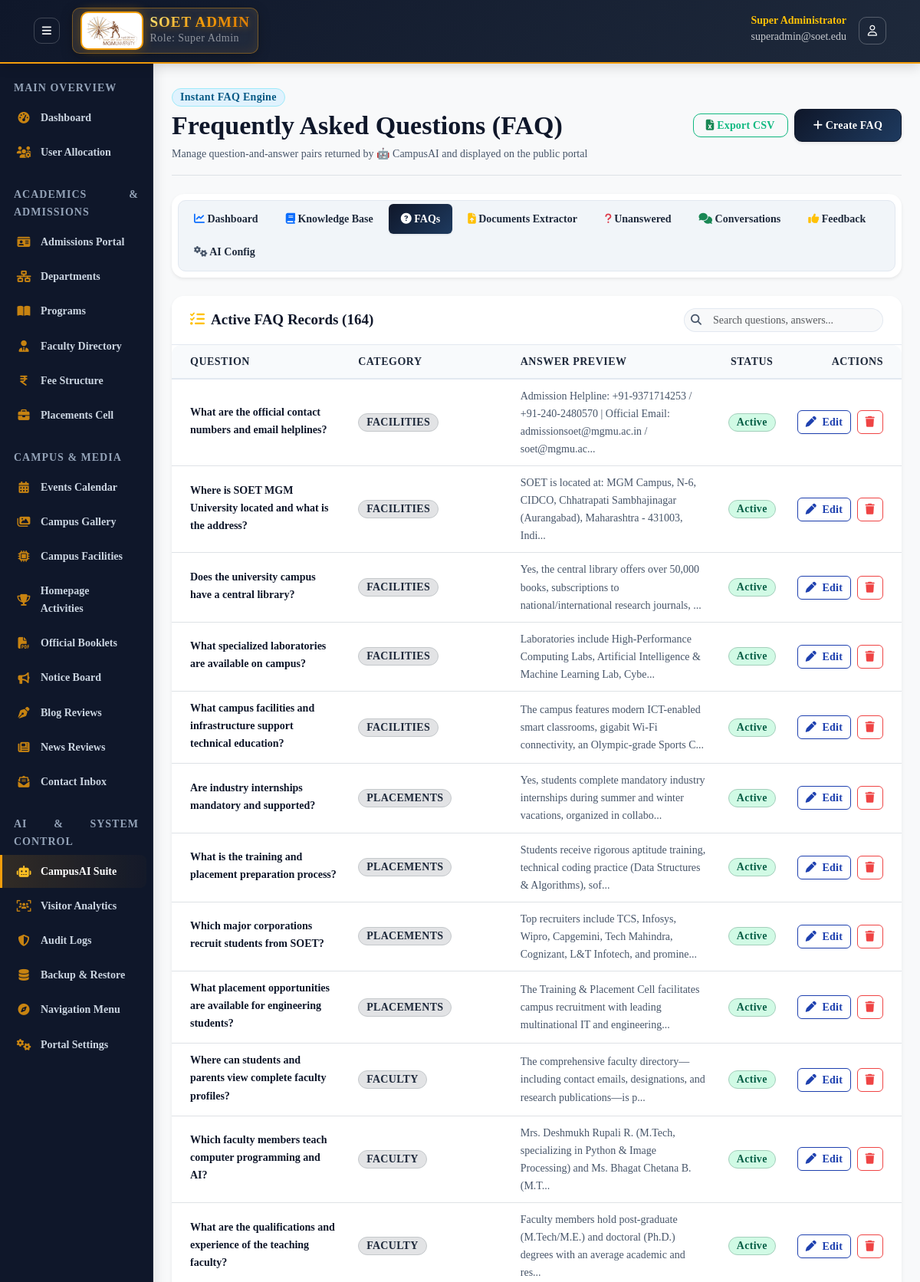
Screenshot of /admin/ai-chatbot/faq.php (signed in, upper part) with the database file from the repository.
### tables this page shows
CREATE TABLE `faq` (
  `id` int(11) NOT NULL AUTO_INCREMENT,
  `question` varchar(255) NOT NULL,
  `answer` text NOT NULL,
  `category` varchar(50) DEFAULT 'general',
  `keywords` varchar(255) DEFAULT NULL,
  `status` enum('active','inactive') DEFAULT 'active',
  `created_at` timestamp NOT NULL DEFAULT current_timestamp(),
  `updated_at` timestamp NOT NULL DEFAULT current_timestamp() ON UPDATE current_timestamp(),
  PRIMARY KEY (`id`),
  FULLTEXT KEY `ft_faq` (`question`,`answer`,`keywords`)
);

### core/Database.php (called while the page is built, shortened)
<?php
class Database
{
    private static ?Database $instance = null;
    private PDO $pdo;
    private function __construct()
    {
        $options = [
            PDO::ATTR_ERRMODE            => PDO::ERRMODE_EXCEPTION,
            PDO::ATTR_DEFAULT_FETCH_MODE => PDO::FETCH_ASSOC,
            PDO::ATTR_EMULATE_PREPARES   => false,
            PDO::ATTR_TIMEOUT            => 3,
        ];
        $rawHost = defined('DB_HOST') ? DB_HOST : '127.0.0.1';
        $port = defined('DB_PORT') ? DB_PORT : '3307';
        $dbName = defined('DB_NAME') ? DB_NAME : 'soet_college';
        $dbUser = defined('DB_USER') ? DB_USER : 'root';
        $dbPass = defined('DB_PASS') ? DB_PASS : '';
        $charset = defined('DB_CHARSET') ? DB_CHARSET : 'utf8mb4';
        $host = $rawHost;
        $dsnCandidates = [
            "mysql:host={$host};port={$port};dbname={$dbName};charset={$charset}",
            "mysql:host=127.0.0.1;port=3307;dbname={$dbName};charset={$charset}",
            "mysql:host=localhost;port=3307;dbname={$dbName};charset={$charset}",
            "mysql:host=127.0.0.1;port=3306;dbname={$dbName};charset={$charset}",
            "mysql:host=localhost;dbname={$dbName};charset={$charset}"
        ];
        $firstException = null;
        foreach (array_unique($dsnCandidates) as $dsn) {
            try {
                $this->pdo = new PDO($dsn, $dbUser, $dbPass, $options);
                return;
            } catch (PDOException $e) {
                if ($firstException === null) {
                    $firstException = $e;
                }
                $lastException = $e;
            }
        }
    }
    public static function getInstance(): Database
    {
        if (self::$instance === null) {
            self::$instance = new self();
        }
        return self::$instance;
    }
    public function query(string $sql, array $params = []): PDOStatement
    {
        $stmt = $this->pdo->prepare($sql);
        $stmt->execute($params);
        return $stmt;
    }
    public function fetchAll(string $sql, array $params = []): array
    {
        return $this->query($sql, $params)->fetchAll();
    }
}

### includes/functions.php (called while the page is built, shortened)
<?php
function truncate(string $text, int $length = 150): string
{
    if (strlen($text) <= $length) return $text;
    return substr($text, 0, $length) . '...';
}

### admin/ai-chatbot/faq.php (the view, shortened to what this page needs)
<?php
$db = Database::getInstance();
include_once __DIR__ . '/../../admin/includes/header.php';
$faqs = $db->fetchAll("SELECT * FROM faq ORDER BY id DESC");
?>
<div class="d-flex justify-content-between align-items-center pt-2 pb-3 mb-4 border-bottom flex-wrap gap-2">
    <div>
        <div class="d-flex align-items-center gap-2 mb-1">
            <span class="badge bg-info-subtle text-info border border-info-subtle rounded-pill px-2.5 py-1" style="font-size: 14px;">Instant FAQ Engine</span>
        </div>
        <h2 class="font-display fw-extrabold text-dark mb-1">Frequently Asked Questions (FAQ)</h2>
        <p class="text-muted small mb-0">Manage question-and-answer pairs returned by 🤖 CampusAI and displayed on the public portal</p>
    </div>
    <div class="d-flex gap-2 align-items-center flex-wrap">
        <a href="faq.php?action=export_csv" class="btn btn-outline-success btn-sm rounded-pill px-3 shadow-xs font-semibold">
            <i class="fa-solid fa-file-excel me-1.5 text-success"></i> Export CSV
        </a>
        <a href="faq.php?action=add" class="btn btn-primary btn-sm rounded-pill px-3.5 shadow-sm hover-lift font-semibold">
            <i class="fa-solid fa-plus me-1.5"></i> Create FAQ
        </a>
    </div>
</div>
<div class="card border-0 shadow-sm rounded-4 bg-white p-2 mb-4">
    <ul class="nav nav-pills gap-1 flex-wrap" id="aiSubNav">
        <li class="nav-item"><a class="nav-link rounded-pill font-semibold px-3 py-2 text-sm text-secondary" href="index.php"><i class="fa-solid fa-chart-line me-1.5 text-primary"></i> Dashboard</a></li>
        <li class="nav-item"><a class="nav-link rounded-pill font-semibold px-3 py-2 text-sm text-secondary" href="knowledge-base.php"><i class="fa-solid fa-book me-1.5 text-primary"></i> Knowledge Base</a></li>
        <li class="nav-item"><a class="nav-link active rounded-pill font-semibold px-3 py-2 text-sm" href="faq.php"><i class="fa-solid fa-circle-question me-1.5"></i> FAQs</a></li>
        <li class="nav-item"><a class="nav-link rounded-pill font-semibold px-3 py-2 text-sm text-secondary" href="documents.php"><i class="fa-solid fa-file-arrow-up me-1.5 text-warning"></i> Documents Extractor</a></li>
        <li class="nav-item"><a class="nav-link rounded-pill font-semibold px-3 py-2 text-sm text-secondary" href="unanswered.php"><i class="fa-solid fa-question me-1.5 text-danger"></i> Unanswered</a></li>
        <li class="nav-item"><a class="nav-link rounded-pill font-semibold px-3 py-2 text-sm text-secondary" href="conversations.php"><i class="fa-solid fa-comments me-1.5 text-success"></i> Conversations</a></li>
        <li class="nav-item"><a class="nav-link rounded-pill font-semibold px-3 py-2 text-sm text-secondary" href="feedback.php"><i class="fa-solid fa-thumbs-up me-1.5 text-warning"></i> Feedback</a></li>
        <li class="nav-item"><a class="nav-link rounded-pill font-semibold px-3 py-2 text-sm text-secondary" href="settings.php"><i class="fa-solid fa-gears me-1.5 text-muted"></i> AI Config</a></li>
    </ul>
</div>
<div class="card border-0 shadow-sm rounded-4 overflow-hidden">
    <div class="card-header bg-white py-3 px-4 d-flex justify-content-between align-items-center flex-wrap gap-2">
        <h5 class="font-display fw-bold text-dark mb-0">
            <i class="fa-solid fa-list-check text-warning me-2"></i>Active FAQ Records (<?php echo count($faqs); ?>)
        </h5>
        <div class="input-group input-group-sm" style="max-width: 260px;">
            <span class="input-group-text bg-light border-end-0 rounded-start-pill"><i class="fa-solid fa-magnifying-glass text-muted"></i></span>
            <input type="text" id="faqSearchInput" class="form-control bg-light border-start-0 rounded-end-pill" placeholder="Search questions, answers...">
        </div>
    </div>
    <div class="card-body p-0">
        <div class="table-responsive">
            <table class="table table-hover align-middle mb-0" id="faqTable">
                <thead class="table-light text-secondary text-uppercase text-xs tracking-wider">
                    <tr>
                        <th class="ps-4" style="width: 35%;">Question</th>
                        <th>Category</th>
                        <th style="width: 40%;">Answer Preview</th>
                        <th class="text-center">Status</th>
                        <th class="text-end pe-4">Actions</th>
                    </tr>
                </thead>
                <tbody class="divide-y">
                    <?php if (empty($faqs)): ?>
                        <tr><td colspan="5" class="text-center py-5 text-muted">No FAQ records added yet.</td></tr>
                    <?php else: ?>
                        <?php foreach ($faqs as $f): ?>
                            <tr>
                                <td class="ps-4">
                                    <div class="fw-bold text-dark mb-1"><?php echo htmlspecialchars($f['question']); ?></div>
                                </td>
                                <td>
                                    <span class="badge bg-secondary-subtle text-secondary border border-secondary-subtle rounded-pill px-2.5 py-1 text-xs text-uppercase font-semibold">
                                        <?php echo htmlspecialchars($f['category']); ?>
                                    </span>
                                </td>
                                <td class="text-muted small">
                                    <?php echo truncate(htmlspecialchars($f['answer']), 110); ?>
                                </td>
                                <td class="text-center">
                                    <?php if ($f['status'] === 'active'): ?>
                                        <span class="badge bg-success-subtle text-success border border-success-subtle rounded-pill px-2.5 py-1 text-xs">Active</span>
                                    <?php else: ?>
                                        <span class="badge bg-secondary-subtle text-secondary border border-secondary-subtle rounded-pill px-2.5 py-1 text-xs">Inactive</span>
                                    <?php endif; ?>
                                </td>
                                <td class="text-end pe-4 text-nowrap">
                                    <a href="faq.php?action=edit&id=<?php echo $f['id']; ?>" class="btn btn-xs btn-outline-primary rounded-pill px-2.5 py-1 me-1 shadow-xs" title="Edit FAQ">
                                        <i class="fa-solid fa-pen me-1"></i> Edit
                                    </a>
                                    <a href="faq.php?action=delete&id=<?php echo $f['id']; ?>" class="btn btn-xs btn-outline-danger rounded-pill px-2.5 py-1" title="Delete FAQ" onclick="return confirm('Delete this FAQ record?');">
                                        <i class="fa-solid fa-trash"></i>
                                    </a>
                                </td>
                            </tr>
                        <?php endforeach; ?>
                    <?php endif; ?>
                </tbody>
            </table>
        </div>
    </div>
</div>
<?php include_once __DIR__ . '/../../admin/includes/footer.php'; ?>

### assets/css/admin.css (style rules this page uses)
body, .admin-top-navbar, .admin-sidebar, .admin-card, .admin-table, button, input, select, textarea, .btn, .nav-link, .dropdown-item { font-family: 'Times New Roman', Times, 'Liberation Serif', Georgia, serif !important; }

### rows the page displays
faq: question "What are the official contact numbers and email helplines?", category "FACILITIES", answer "Admission Helpline: +91-9371714253 / +91-240-2480570 | Official Email: admissionsoet@mgmu.ac.in / soet@mgmu.ac...", status "Active"
faq: question "Where is SOET MGM University located and what is the address?", category "FACILITIES", answer "SOET is located at: MGM Campus, N-6, CIDCO, Chhatrapati Sambhajinagar (Aurangabad), Maharashtra - 431003, Indi...", status "Active"
faq: question "Does the university campus have a central library?", category "FACILITIES", answer "Yes, the central library offers over 50,000 books, subscriptions to national/international research journals, ...", status "Active"
faq: question "What specialized laboratories are available on campus?", category "FACILITIES", answer "Laboratories include High-Performance Computing Labs, Artificial Intelligence & Machine Learning Lab, Cybe...", status "Active"
faq: question "What campus facilities and infrastructure support technical education?", category "FACILITIES", answer "The campus features modern ICT-enabled smart classrooms, gigabit Wi-Fi connectivity, an Olympic-grade Sports C...", status "Active"
faq: question "Are industry internships mandatory and supported?", category "PLACEMENTS", answer "Yes, students complete mandatory industry internships during summer and winter vacations, organized in collabo...", status "Active"
faq: question "What is the training and placement preparation process?", category "PLACEMENTS", answer "Students receive rigorous aptitude training, technical coding practice (Data Structures & Algorithms), sof...", status "Active"
faq: question "Which major corporations recruit students from SOET?", category "PLACEMENTS", answer "Top recruiters include TCS, Infosys, Wipro, Capgemini, Tech Mahindra, Cognizant, L&T Infotech, and promine...", status "Active"
faq: question "What placement opportunities are available for engineering students?", category "PLACEMENTS", answer "The Training & Placement Cell facilitates campus recruitment with leading multinational IT and engineering...", status "Active"
faq: question "Where can students and parents view complete faculty profiles?", category "FACULTY", answer "The comprehensive faculty directory—including contact emails, designations, and research publications—is p...", status "Active"
faq: question "Which faculty members teach computer programming and AI?", category "FACULTY", answer "Mrs. Deshmukh Rupali R. (M.Tech, specializing in Python & Image Processing) and Ms. Bhagat Chetana B. (M.T...", status "Active"
faq: question "What are the qualifications and experience of the teaching faculty?", category "FACULTY", answer "Faculty members hold post-graduate (M.Tech/M.E.) and doctoral (Ph.D.) degrees with an average academic and res...", status "Active"

### other values shown
$user['role_name'] "Super Admin"
$user['full_name'] "Super Administrator"
$user['email'] "superadmin@soet.edu"
count($faqs) "164"
